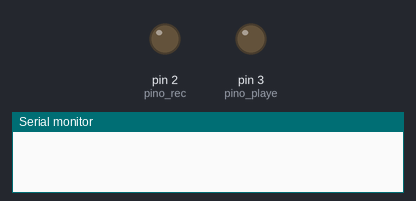
A program run on a simulated Arduino Uno, built with avr-gcc and run on an emulated ATmega328P. Parts: output pins drawn as LEDs (lit = HIGH), the last lines printed to the serial monitor.

Above: at 2.5 s.
At 10.0 s:
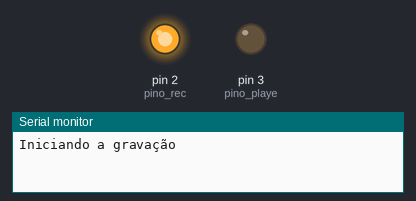
At 20.5 s:
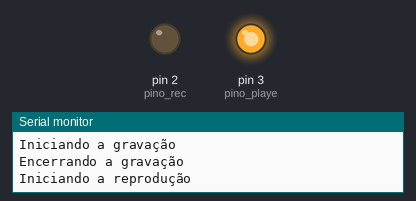
Timing chart, 0 to 53.3 s (numbered marks = the images above):
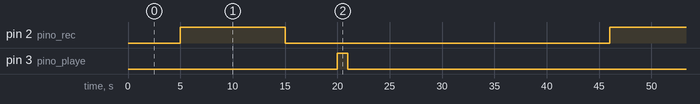

The program:

main.cpp
```cpp
/*
*Autor: Denilson Gomes Vaz da Silva
*Graduando em Engenharia da Computação
*
*Codigo para gravação e reprodução de audio usando o modulo ISD1820
*Modulo encontrado no link:
https://www.arduinoecia.com.br/2014/08/modulo-gravador-de-voz-e-player-isd1820.html
*
*/

#include <Arduino.h>

//--Variaveis e Constantes
#define pino_rec 2
#define pino_playe 3

void setup() {
    pinMode(pino_rec, OUTPUT); //pino_rec como saida
    pinMode(pino_playe, OUTPUT); //pino_playe como saida
    Serial.begin(9600); //Inicia monitor serial
}

void loop() {
    delay(5000); // Aguarda 5 segundos
    Serial.println("Iniciando a gravação"); // Exibe a mensagem
    digitalWrite(pino_rec, HIGH); // Inicia a gravacao
    delay(10000); // Aguarda 10 segundos
    Serial.println("Encerrando a gravação"); // Exibe a mensagem
    digitalWrite(pino_rec, LOW); // Para a gravacao

    delay(5000); // Aguarda 5 segundos

    // Inicial a reproducao
    Serial.println("Iniciando a reprodução"); // Exibe a mensagem
    digitalWrite(pino_playe, HIGH); // Inicia a reprodução
    delay(1000); //Espera 1 segundo
    Serial.println("Finalizando a reprodução"); // Exibe a mensagem
    digitalWrite(pino_playe, LOW); // Para a reproducao
    delay(20000); // Aguarda 20 segundos e reinicia o processo
}
```

Measured:
- by itself, pin 2 (pino_rec): alternates HIGH for 10.0 s and LOW for 31.0 s
- by itself, pin 3 (pino_playe): alternates HIGH for 1.0 s and LOW for 40.0 s
- by itself, everything shown: repeats every 41.0 s, in 4 steps
